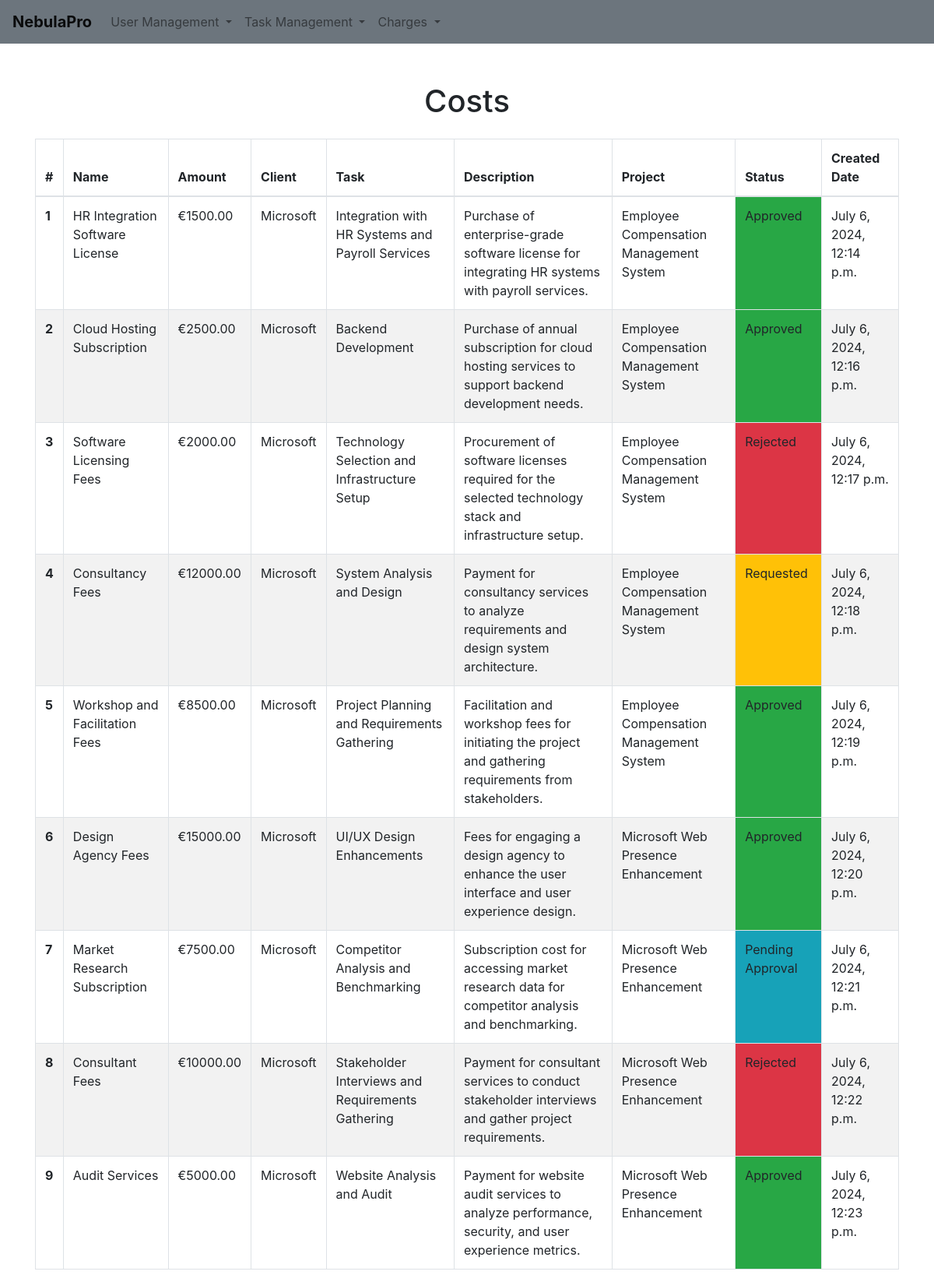
Screenshot of /costs/ with the database file from the repository.
### charges/models.py (models this page shows, shortened)
class Cost(models.Model):
    name = models.CharField(max_length=225)
    amount = models.DecimalField(max_digits=10, decimal_places=2)
    client = models.ForeignKey(Client, null = False, on_delete=models.CASCADE)
    task = models.ForeignKey(Task, null = False, on_delete=models.CASCADE)
    description = models.TextField()
    project = models.ForeignKey(Project, null = False, on_delete=models.CASCADE)
    status = models.CharField(max_length=225, choices=COST_STATUS_CHOICES, default = 'requested')
    created_date = models.DateTimeField(auto_now_add=True)

### task_management/models.py (models this page shows)
class Client(models.Model):
    industry = models.ForeignKey(Industry, null = True, on_delete=models.SET_NULL)
    name = models.CharField(max_length=225)
    email = models.EmailField(null = True, max_length= 100)
    phone_number = models.CharField(max_length= 20, null = True)
    active = models.BooleanField(default= False)
    user = models.ForeignKey(User, null = True, on_delete=models.SET_NULL)
    created_date = models.DateTimeField(auto_now_add=True)
    def __str__(self):
        return self.name

class Task(models.Model):
    title = models.CharField(max_length=225)
    project = models.ForeignKey(Project, null = True, on_delete=models.CASCADE)
    status = models.CharField(max_length=225, choices=TASK_STATUS_CHOICES, default = 'back_log')
    reporter = models.ForeignKey(User, related_name='reported_tasks', null = True, on_delete=models.SET_NULL)
    assignee = models.ForeignKey(User, related_name='assigned_tasks', null = True, on_delete=models.SET_NULL)
    created_date = models.DateTimeField(auto_now_add=True)
    deadline_date = models.DateField()
    last_modified_date = models.DateTimeField()
    last_modified_by = models.ForeignKey(User, related_name='modified_tasks', null = True, on_delete=models.SET_NULL)
    def __str__(self):
        return self.title

class Project(models.Model):
    title = models.CharField(max_length=225)
    active = models.BooleanField(default= False)
    client = models.ForeignKey(Client, null = False, on_delete=models.CASCADE)
    status = models.CharField(max_length=225, choices=PROJECT_STATUS_CHOICES, default = 'draft')
    created_date = models.DateTimeField(auto_now_add=True)
    start_date = models.DateField()
    end_date = models.DateField()
    total_costs = models.DecimalField(max_digits=10, decimal_places=2)
    def __str__(self):
        return self.title

### charges/views.py (the view)
# urls.py: path('costs/', CostsView.as_view(), name='costs'),
class CostsView(ListView):
    model = Cost
    template_name = 'costs.html'
    context_object_name = 'costs'

### charges/templates/costs.html (shortened to what this page needs)
{% extends 'base.html' %}
{% load static %}
{% block extra_css %}
<link rel="stylesheet" href="{% static 'css/costs.css' %}">
{% endblock %}
{% block content %}
    <div class="container table-container">
        <div class="table-responsive">
            <h1 class="text-center mb-4">Costs</h1>
            <table class="table table-bordered table-striped">
                <thead>
                    <tr>
                        <th scope="col">#</th>
                        <th scope="col">Name</th>
                        <th scope="col">Amount</th>
                        <th scope="col">Client</th>
                        <th scope="col">Task</th>
                        <th scope="col">Description</th>
                        <th scope="col">Project</th>
                        <th scope="col">Status</th>
                        <th scope="col">Created Date</th>
                    </tr>
                </thead>
                <tbody>
                    {% for cost in costs %}
                    <tr class="{% cycle 'table-striped-row-grey' 'table-striped-row-white' %}">
                        <th scope="row">{{ forloop.counter }}</th>
                        <td>{{ cost.name }}</td>
                        <td>€{{ cost.amount }}</td>
                        <td>{{ cost.client }}</td>
                        <td>{{ cost.task }}</td>
                        <td>{{ cost.description }}</td>
                        <td>{{ cost.project }}</td>
                        <td class="status-{{ cost.status }}">{{ cost.get_status_display }}</td>
                        <td>{{ cost.created_date }}</td>
                    </tr>
                    {% endfor %}
                </tbody>
            </table>
        </div>
    </div>
{% endblock %}

### static/css/costs.css (style rules this page uses)
.table th, .table td { padding: 12px; }
.table-container { display: flex; justify-content: center; align-items: flex-start; height: 100vh; margin-top: 50px; }
.table-bordered tbody tr:nth-child(even) { background-color: #f2f2f2; }
.table-bordered tbody tr:nth-child(odd) { background-color: white; }
.text-center { text-align: center; }
.status-requested { background-color: #ffc107; }
.status-pending_approval { background-color: #17a2b8; }
.status-approved { background-color: #28a745; }
.status-rejected { background-color: #dc3545; }
.table-striped-row-grey { background-color: #f8f9fa; }
.table-striped-row-white { background-color: #ffffff; }

### rows the page displays
Cost: name "HR Integration Software License", amount "1500.00", client "Microsoft", task "Integration with HR Systems and Payroll Services", description "Purchase of enterprise-grade software license for integrating HR systems with payroll services.", project "Employee Compensation Management System", status "Approved", created_date "July 6, 2024, 12:14 p.m."
Cost: name "Cloud Hosting Subscription", amount "2500.00", client "Microsoft", task "Backend Development", description "Purchase of annual subscription for cloud hosting services to support backend development needs.", project "Employee Compensation Management System", status "Approved", created_date "July 6, 2024, 12:16 p.m."
Cost: name "Software Licensing Fees", amount "2000.00", client "Microsoft", task "Technology Selection and Infrastructure Setup", description "Procurement of software licenses required for the selected technology stack and infrastructure setup.", project "Employee Compensation Management System", status "Rejected", created_date "July 6, 2024, 12:17 p.m."
Cost: name "Consultancy Fees", amount "12000.00", client "Microsoft", task "System Analysis and Design", description "Payment for consultancy services to analyze requirements and design system architecture.", project "Employee Compensation Management System", status "Requested", created_date "July 6, 2024, 12:18 p.m."
Cost: name "Workshop and Facilitation Fees", amount "8500.00", client "Microsoft", task "Project Planning and Requirements Gathering", description "Facilitation and workshop fees for initiating the project and gathering requirements from stakeholders.", project "Employee Compensation Management System", status "Approved", created_date "July 6, 2024, 12:19 p.m."
Cost: name "Design Agency Fees", amount "15000.00", client "Microsoft", task "UI/UX Design Enhancements", description "Fees for engaging a design agency to enhance the user interface and user experience design.", project "Microsoft Web Presence Enhancement", status "Approved", created_date "July 6, 2024, 12:20 p.m."
Cost: name "Market Research Subscription", amount "7500.00", client "Microsoft", task "Competitor Analysis and Benchmarking", description "Subscription cost for accessing market research data for competitor analysis and benchmarking.", project "Microsoft Web Presence Enhancement", status "Pending Approval", created_date "July 6, 2024, 12:21 p.m."
Cost: name "Consultant Fees", amount "10000.00", client "Microsoft", task "Stakeholder Interviews and Requirements Gathering", description "Payment for consultant services to conduct stakeholder interviews and gather project requirements.", project "Microsoft Web Presence Enhancement", status "Rejected", created_date "July 6, 2024, 12:22 p.m."
Cost: name "Audit Services", amount "5000.00", client "Microsoft", task "Website Analysis and Audit", description "Payment for website audit services to analyze performance, security, and user experience metrics.", project "Microsoft Web Presence Enhancement", status "Approved", created_date "July 6, 2024, 12:23 p.m."
